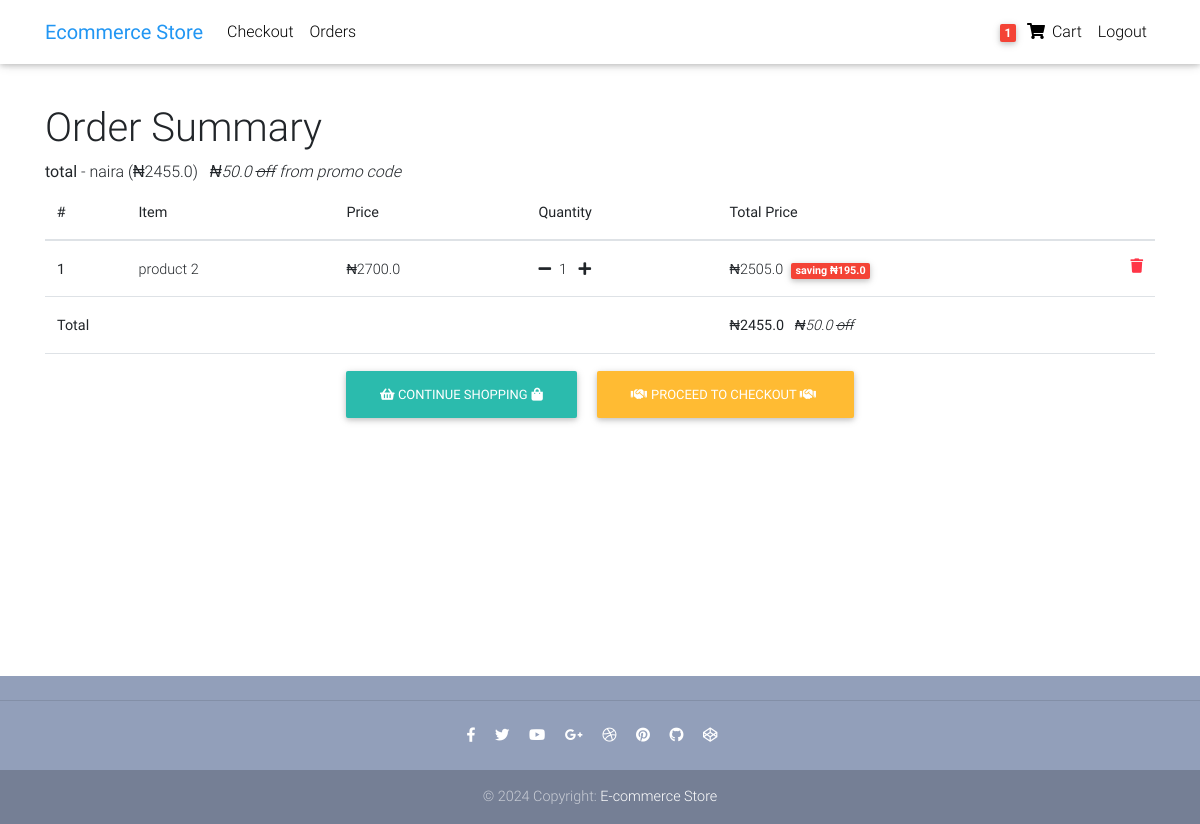
/order-summary/ (signed in), run on an earlier commit of the app's database.
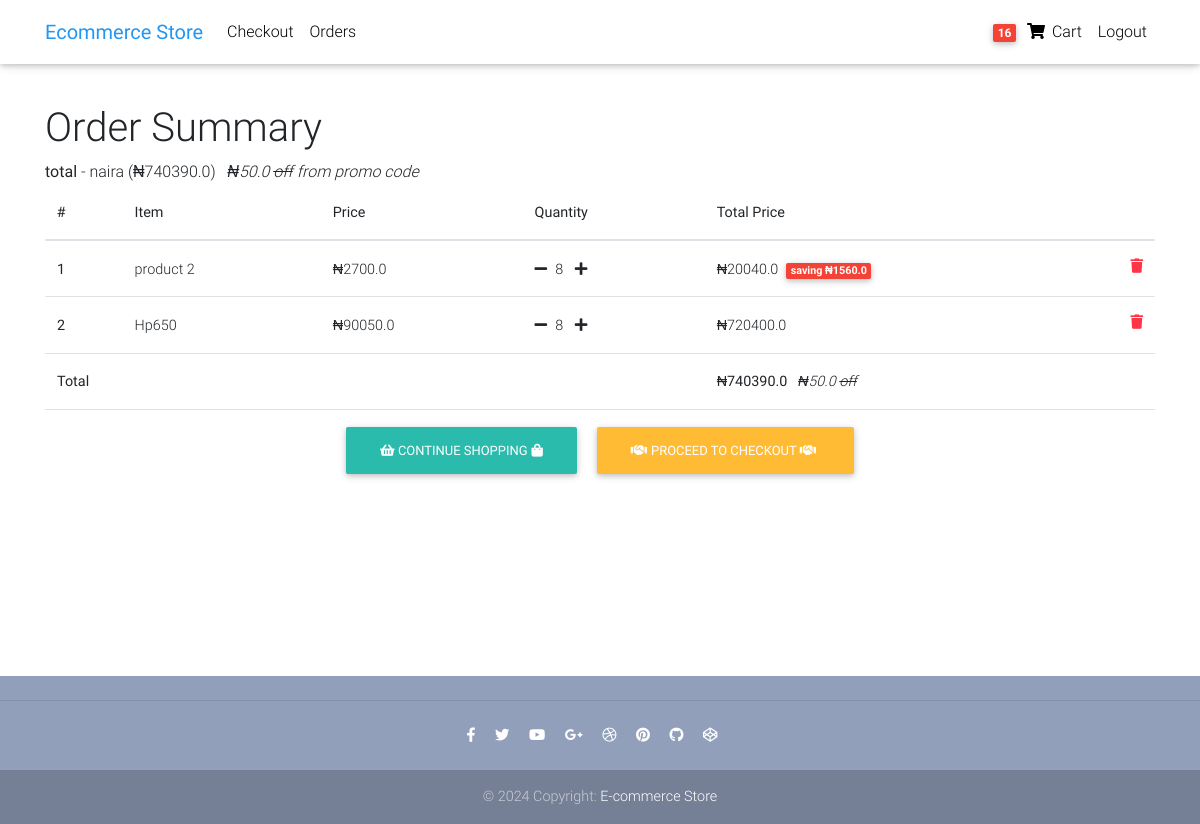
And on a later commit of the database.
### users/models.py (models this page shows, shortened)
class UserModel(AbstractUser):
    username = models.CharField(null=False, blank=True, max_length=100)
    first_name = models.CharField(max_length=100)
    other_names = models.CharField(max_length=100, blank=True, null=True)
    email = models.EmailField(unique=True)
    USERNAME_FIELD = 'email'
    REQUIRED_FIELDS = [
        'first_name'
    ]
    objects = CustomUserManager()

### core/models.py (models this page shows, shortened)
class Order(models.Model):
    user = models.ForeignKey(USER, on_delete=models.CASCADE)
    items = models.ManyToManyField(OrderItem)
    start_date = models.DateTimeField(auto_now_add= True)
    ordered_date = models.DateTimeField()
    ordered = models.BooleanField(default=False)
    billing_address = models.ForeignKey("BillingAddress",on_delete = models.SET_NULL, null = True, blank = True)
    payment = models.ForeignKey("Payment",on_delete = models.SET_NULL, null = True, blank = True)
    coupon = models.ForeignKey("Coupon",on_delete = models.SET_NULL, null = True, blank = True)
    total = models.FloatField(null = True, blank = True)
    @property
    def order_total(self):
        total = 0
        for ordered_item in self.items.all():
            total += ordered_item.get_final_total_price()
        if self.coupon:
            total -= self.coupon.amount
        return total

class OrderItem(models.Model):
    item = models.ForeignKey(Item, on_delete=models.CASCADE)
    quantity = models.PositiveIntegerField(default = 1)
    user = models.ForeignKey(USER, on_delete = models.CASCADE)
    ordered = models.BooleanField(default=False)
    def get_total_item_discount_price(self):
        num_items = self.quantity
        price = self.item.discount_price
        total = num_items * price
        return total
    def amount_saved(self):
        dic_price = self.item.discount_price
        price = self.item.price
        saved_cost = (price - dic_price) * self.quantity
        return saved_cost
    def get_total_item_price(self):
        num_items = self.quantity
        price = self.item.price
        total = num_items * price
        return total
    def get_final_total_price(self):
        if self.item.discount_price:
            return self.get_total_item_discount_price()
        else:
            return self.get_total_item_price()

class Item(models.Model):
    title = models.CharField(max_length=100)
    price = models.FloatField()
    discount_price = models.FloatField(null = True, blank = True)
    category = models.ForeignKey(Category, on_delete = models.CASCADE)
    label = models.CharField(choices = LABEL_CHOICES, max_length=10)
    image = models.ImageField(upload_to = "items/",  default = "items/imagePL.svg")
    description = models.TextField()
    slug = models.SlugField()

class Coupon(models.Model):
    code = models.CharField(max_length = 15)
    amount = models.FloatField()

### core/views.py (the view)
class OrderSummaryView(LoginRequiredMixin,View):
    def get(self, request):
        try:
            orders = Order.objects.get(user = request.user, ordered = False)
            items = orders.items.all()
            context = {
                "orders":orders,
                "items":items
            }
        except:
            messages.info(request, "You do not have any active order!")
            return redirect("/")
        return render(request, "core/order_summary.html", context)

### core/templatetags/cart_tags.py (called while the page is built)
@register.filter
def cart_item_count(user):
    if user.is_authenticated:
        qs = Order.objects.filter(user=user, ordered = False )
        if qs.exists():
            order = qs.first()
            ordered_items = order.items.all()
            total = sum([item.quantity for item in ordered_items])
            return total
        return 0
    else:
        return 0

@register.filter
def number_to_words(value):
    return p.number_to_words(value, andword='and', zero='zero').replace(',', '').replace("point zero", "")

### templates/core/order_summary.html (shortened to what this page needs)
 {%extends 'base.html' %}
 {% load cart_tags %}
{% load static %}
{% block content %}
<div class="table-responsive text-nowrap">
<h1>Order Summary</h1>
{% if items.count is 0 %}
<h2 class="text-center">Your cart is empty!</h2>
<div class="text-center"><a class=" btn btn-default mr-2 " href="/"><li class="fas ">&#xf291;</li> Continue shopping<li class="fas ml-1 ">&#xf290;</li>   </a></div>
{% else %}
<b>total </b>- {{orders.order_total|number_to_words}} naira (&#8358;{{orders.order_total}})
<em>{% if orders.coupon %} &nbsp; &#8358;{{orders.coupon.amount}} <strike>off</strike> {% endif %} from promo code</em>
  <table class="table">
    <thead>
      <tr>
        <strong><th scope="col">#</th></strong>
        <th scope="col">Item</th>
        <th scope="col">Price</th>
        <th scope="col">Quantity</th>
        <th scope="col">Total Price</th>
      </tr>
    </thead>
    <tbody>
      {% for item in items %}
      <tr>
        <td scope="col"><b>{{forloop.counter}}</b></td>
        <td>{{item.item.title}}</td>
        <td>&#8358;{{item.item.price}}</td>
        <td>
         <a href="{% url 'decrease-item-qty' item.item.slug %}"> <li class="fas fa-minus mr-2"></li></a>{{item.quantity}}
         <a href="{% url 'increase-item-qty' item.item.slug %}"><li class="fas fa-plus ml-2"></li></a>
         </td>
       <td>
        {% if item.item.discount_price %}
       &#8358;{{item.get_total_item_discount_price}}<span class=" ml-2 badge red"> saving &#8358;{{item.amount_saved}}</span>
       {%else%}
       &#8358;{{item.get_total_item_price}}
       {%endif%}
     <a href="{% url 'remove-item' item.item.slug %}"> <li class=" text-danger fas fa-trash float-right"></li></a>
   </td>
      </tr>
      {% endfor %}
      <tr>
        <td colspan="4" class="text-weight-bold"><strong>Total</strong></td>
        <td><strong class="text-weight-bold">&#8358;{{orders.order_total}} </strong> <i>{% if orders.coupon %} &nbsp; &#8358;{{orders.coupon.amount}} <strike>off</strike> {% endif %}</i></td>
      </tr>
      <tr>
        <td colspan="5" class="text-center">
          <a class=" btn btn-default mr-2 " href="/"><li class="fas ">&#xf291;</li> Continue shopping<li class="fas ml-1 ">&#xf290;</li>   </a>
          <a class=" btn btn-warning ml-2" href="{% url 'checkout' %}"><li class="fas mr-1 "> &#xf2b5; </li>Proceed to Checkout <li class="fas mr-1 "> &#xf2b5; </li> </a>
        </td>
      </tr>
    </tbody>
  </table>
{%endif%}
</div>
{% endblock content %}

### templates/partials/nav.html (shortened to what this page needs)
 {% load cart_tags %}
  <nav class="navbar fixed-top navbar-expand-lg navbar-light white scrolling-navbar">
    <div class="container">
      <a class="navbar-brand waves-effect" href="{%url 'home'%}">
        <strong class="blue-text">Ecommerce Store</strong>
      </a>
      <div class="collapse navbar-collapse" id="navbarSupportedContent">
        <ul class="navbar-nav mr-auto">
          <li class="nav-item">
            <a class="nav-link waves-effect" href='/checkout'>Checkout</a>
          </li>
          <li class="nav-item">
            <a class="nav-link waves-effect" href="{% url 'order-summary'%}">Orders</a>
          </li>
        </ul>
        <ul class="navbar-nav nav-flex-icons">
          {%if request.user.is_authenticated %}
          <li class="nav-item">
            <a class="nav-link waves-effect" href="{% url 'order-summary'  %}">
              <span class="badge red z-depth-1 mr-1"> {{request.user|cart_item_count}}</span>
              <i class="fas fa-shopping-cart"></i>
              <span class="clearfix d-none d-sm-inline-block"> Cart </span>
            </a>
          </li>
          <li class="nav-item">
            <a class="nav-link waves-effect" href='{% url "logout" %}' >Logout</a>
          </li>
          {% endif %}
        </ul>
      </div>
    </div>
  </nav>

What changed in the data, as far as the page shows it:
changed through a linked row, UserModel: user|cart_item_count "1" → "16"
changed Order: order_total "2455.0" → "740390.0"
changed OrderItem "product 2": quantity "1" → "8"; get_total_item_discount_price "2505.0" → "20040.0"; amount_saved "195.0" → "1560.0"
added OrderItem: item "Hp650", item.price "90050.0", quantity "8", get_total_item_price "720400.0"
